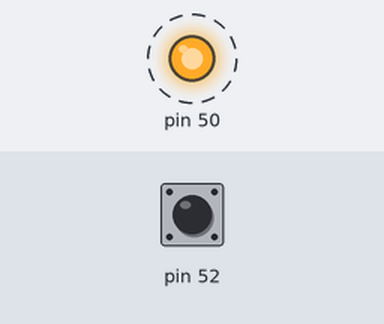
This sketch was run on a simulated Arduino Mega 2560, built with avr-gcc and run on an emulated ATmega2560. On the bench: output pins drawn as LEDs (lit = HIGH). Dashed ring = blinking. The inputs (shaded band) are chosen by the test bench; at power-on: pin 52 HIGH. What the sketch prints to the serial monitor is not drawn.

Above: at 0.5 s.
Timing chart, 0 to 4.6 s (numbered marks = the images above):
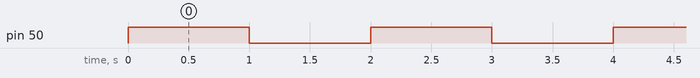

The sketch:

ButtonPullup.ino
```cpp
void setup() {
  Serial.begin(115200);
  pinMode(52, INPUT_PULLUP);
  pinMode(50, OUTPUT);
}

void loop() {
  digitalWrite(50, HIGH);
  delay(1000);
  Serial.println(digitalRead(52));
  digitalWrite(50, LOW);
  delay(1000);
  Serial.println(digitalRead(52));
}
```

Measured:
- by itself, pin 50: alternates HIGH for 1.0 s and LOW for 1.0 s
